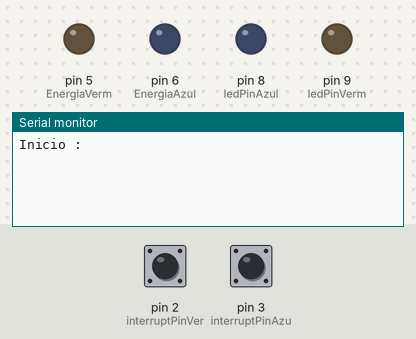
This sketch was run on a simulated Arduino Uno, built with avr-gcc and run on an emulated ATmega328P. Parts: output pins drawn as LEDs (lit = HIGH), the last lines printed to the serial monitor. Inputs (shaded band) come from the test bench; at power-on: pin 2 (interruptPinVer) HIGH, pin 3 (interruptPinAzu) HIGH.

Above: at 1.2 s.
1.3 s: pin 2 (interruptPinVer) pulled LOW for 0.15 s
At 2.6 s:
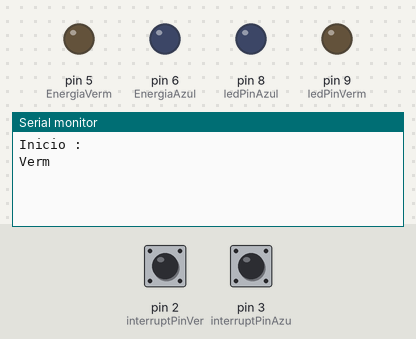
2.9 s: pin 3 (interruptPinAzu) pulled LOW for 0.15 s
At 4.1 s:
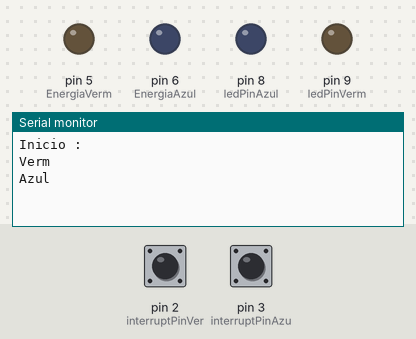

Measured:
- after the input at 1.3 s, the serial monitor: prints a new line after 0.15 s (image 1)
- after the input at 2.9 s, the serial monitor: prints a new line after 0.15 s (image 2)

The sketch:

passa_repassa.ino
```cpp
const byte ledPinVerm = 9;
const byte ledPinAzul = 8;

const byte EnergiaVerm = 5;
const byte EnergiaAzul = 6;
volatile byte ledPin;

const byte interruptPinVer = 2;
const byte interruptPinAzu = 3;

volatile byte estado_verm = LOW;
volatile byte estado_azul = LOW;

int buttonState;             // O valor atual da chave no circuito
int lastButtonState = HIGH;   // O valor prévio da chave no circuito
long lastDebounceTime = 0;   // Variável utilizada na temporização
long debounceDelay = 100;     // tempo para estabilizar e minimizar o efeito bouncing
int flag=0;
void setup() {

   Serial.begin(9600);
  Serial.println("Inicio : ");

  pinMode(EnergiaVerm, OUTPUT);
  pinMode(EnergiaAzul, OUTPUT);

   digitalWrite(EnergiaVerm, LOW);
   digitalWrite(EnergiaAzul, LOW);

  pinMode(ledPinVerm, OUTPUT);
  pinMode(ledPinAzul, OUTPUT);

  digitalWrite(ledPinVerm, LOW);
  digitalWrite(ledPinAzul, LOW);

  pinMode(interruptPinVer, INPUT_PULLUP);
  pinMode(interruptPinAzu, INPUT_PULLUP);

  attachInterrupt(digitalPinToInterrupt(interruptPinVer), LigarVerm, RISING);
  attachInterrupt(digitalPinToInterrupt(interruptPinAzu), LigarAzul, RISING);
}

void loop() {
  if( estado_verm==HIGH || estado_azul==HIGH)
  {
    noInterrupts();
    if (estado_verm==HIGH) Serial.println("Verm");
    if (estado_azul==HIGH) Serial.println("Azul");
    //digitalWrite(ledPin, estado_verm);

    estado_verm=LOW;
    estado_azul=LOW;
    interrupts();
  }
  delay(5);
}

void LigarVerm()
{
  noInterrupts();  /// desativa a possibilidade do azul jogar
  if (estado_verm==LOW && estado_azul==LOW)
  {
    estado_verm=HIGH;
    ledPin=ledPinVerm;
  }

  /*
  ///debounce
  int reading = digitalRead(interruptPinVer);

   // Verifica se houve alterações com o valor prévio da chave
  if (reading != lastButtonState) { // SE VALOR DIFERENTE INICIALIZA CRONOMETRO
    lastDebounceTime = millis();  // Reset na variável de temporização
  }

   if ((millis() - lastDebounceTime) > debounceDelay) { /// IGNORA VALORES ABAIXO DE 50 ms
     Serial.println("Valor acima de 100 ms ");
    // Verifica se o estado atual da chave mudou
     Serial.println(reading);
      Serial.println(buttonState);
    if (reading != buttonState) { /// tem que ser diferente do anterior high != low  ignora high high
      Serial.println("A chave mudou do valor anterior ");
      buttonState = reading; /// torna buttonstate = high
      // Troca o estado para ser atribuido para o valor do led
      // Só altera se o novo estado for HIGH
      if (buttonState == HIGH)
      {
        Serial.println(" Executando ");

        Serial.println("Verm");
        delay(2000);
        Serial.println("Verm2");
        interrupts();/// reativa a possibilidade do azul jogar
      }
    }
  }

  // Atualiza a variável com o valor lido na chave
  lastButtonState = LOW; // RETORNA O VALOR PARA LOW


 // digitalWrite(ledPinVerm, LOW);
 */
}

void LigarAzul() {
  noInterrupts();  /// desativa a possibilidade do azul jogar
  if (estado_verm==LOW && estado_azul==LOW)
  {
    estado_azul=HIGH;
    ledPin=ledPinAzul;
  }
}
```
